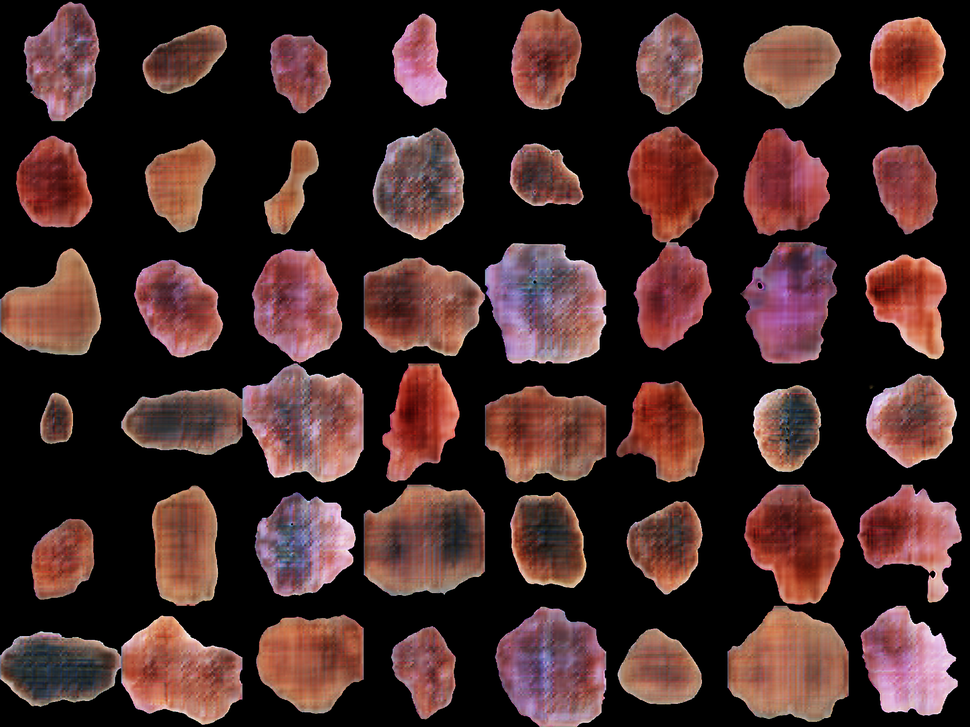
#> input picture GANoutput/data/i28.png, 970 x 727 px, shrunk from 2048 x 1536 before the run; its folder holds only this picture in this run
$ jupyter execute ganProcess.ipynb
#> lines starting #> are read from the running program, lines starting #| are printed output that depends on the picture
[cell 1]
import glob, cv2, os

[cell 2]
IMAGESIZE = 256


def cutDown(imagepath):
#> called with imagepath = 'data/i28.png'
    image = cv2.imread(imagepath)
#> image is the input picture: shape (727, 970, 3); mean B, G, R 38.6, 40.4, 65.6

    imgs = []
    for i in range(0, image.shape[0], IMAGESIZE):
        for j in range(0, image.shape[1], IMAGESIZE):
            imgs.append(image[i:i+IMAGESIZE, j:j+IMAGESIZE])
#> after the loop, imgs = 12 items
    for i, img in enumerate(imgs):
        cv2.imwrite(os.path.join('ganImages', str(i)+imagepath.split('\\')[-1] ), img)
#> this loop made 12 passes
#> pass 1, in cutDown, `cv2.imwrite(os.path.join('ganImages', str(i)+imagepath.split('\\')[-1]..`:
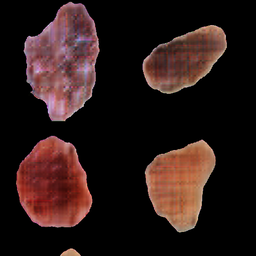
#> saved as i28.png: shape (256, 256, 3); mean B, G, R 23.2, 25.3, 42.9
#> pass 2, in cutDown, `cv2.imwrite(os.path.join('ganImages', str(i)+imagepath.split('\\')[-1]..`:
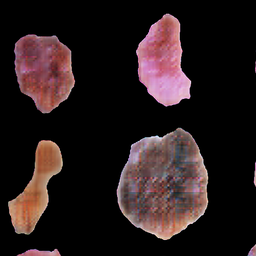
#> saved as i28.png: shape (256, 256, 3); mean B, G, R 28.4, 27.4, 40.2

$ run again, on GANoutput/data/i32.png
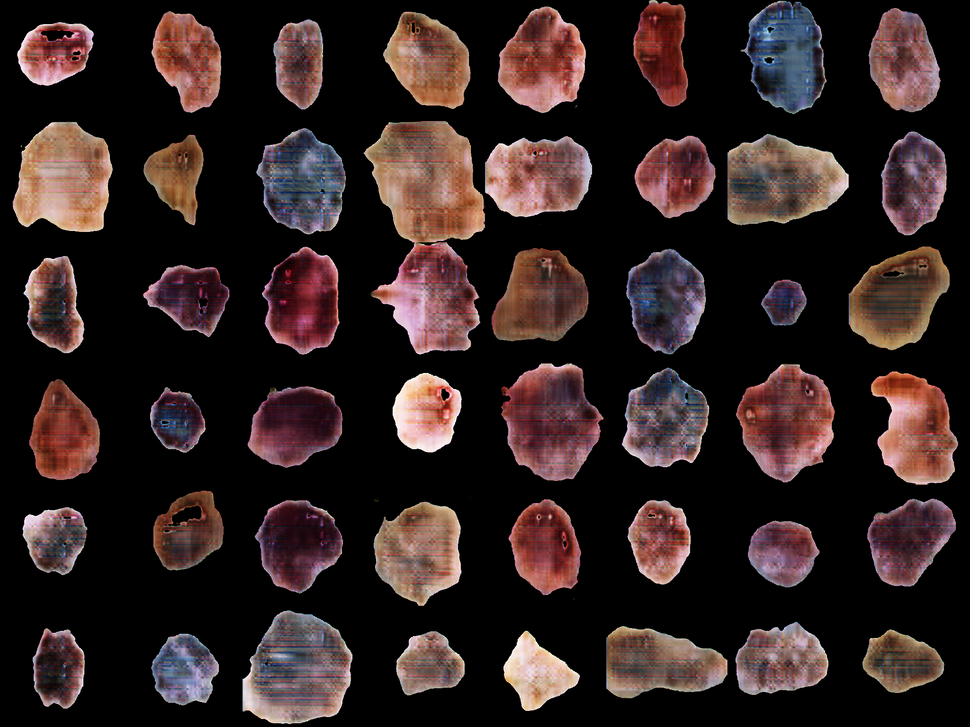
#> input picture GANoutput/data/i32.png, 970 x 727 px, shrunk from 2048 x 1536 before the run
#> in cutDown, image is the input picture: shape (727, 970, 3); mean B, G, R 33.4, 34.4, 48.6
#> after the loop in cutDown, `for i in range(0, image.shape[0], IMAGESIZE):`: imgs = 12 items
#> the loop in cutDown, `for i, img in enumerate(imgs):` made 12 passes
#> pass 1, in cutDown, `cv2.imwrite(os.path.join('ganImages', str(i)+imagepath.split('\\')[-1]..`:
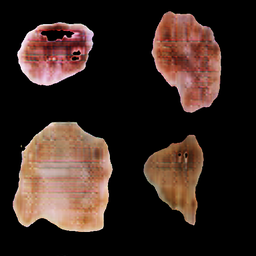
#> saved as i32.png: shape (256, 256, 3); mean B, G, R 30.7, 36.6, 52.9
#> pass 2, in cutDown, `cv2.imwrite(os.path.join('ganImages', str(i)+imagepath.split('\\')[-1]..`:
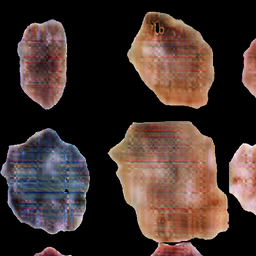
#> saved as i32.png: shape (256, 256, 3); mean B, G, R 44.3, 49, 65

$ run again, on GANoutput/data/i33.png
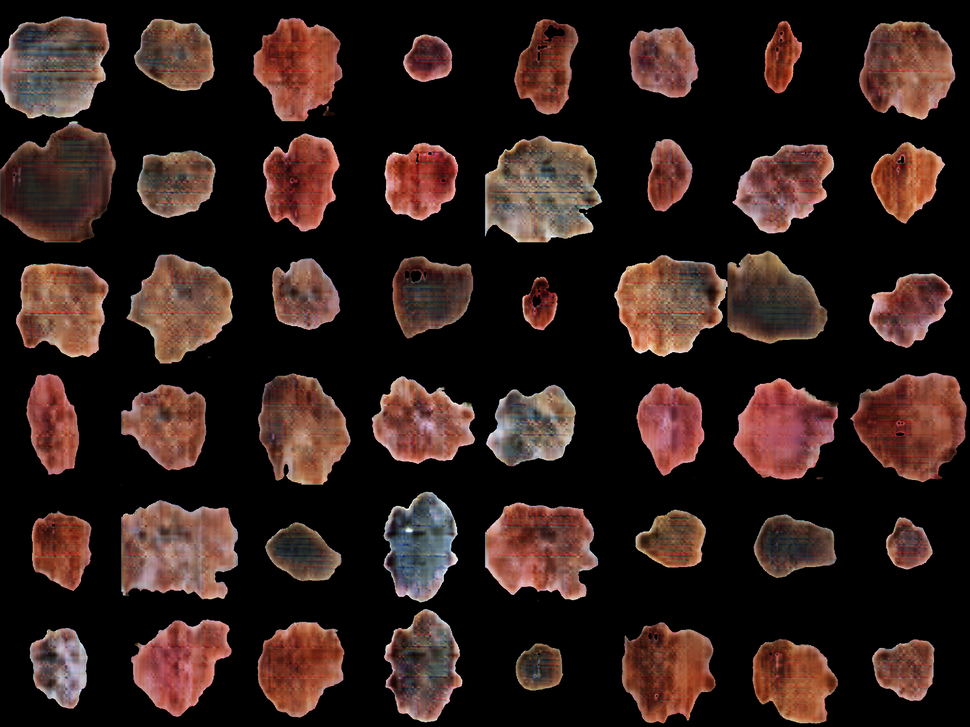
#> input picture GANoutput/data/i33.png, 970 x 727 px, shrunk from 2048 x 1536 before the run
#> in cutDown, image is the input picture: shape (727, 970, 3); mean B, G, R 26.6, 30.7, 47.9
#> after the loop in cutDown, `for i in range(0, image.shape[0], IMAGESIZE):`: imgs = 12 items
#> the loop in cutDown, `for i, img in enumerate(imgs):` made 12 passes
#> pass 1, in cutDown, `cv2.imwrite(os.path.join('ganImages', str(i)+imagepath.split('\\')[-1]..`:
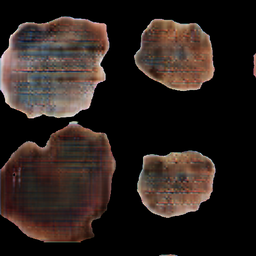
#> saved as i33.png: shape (256, 256, 3); mean B, G, R 28.5, 32.3, 42
#> pass 2, in cutDown, `cv2.imwrite(os.path.join('ganImages', str(i)+imagepath.split('\\')[-1]..`:
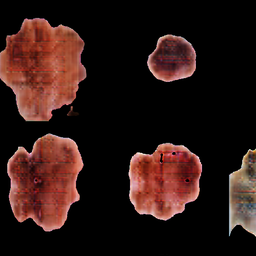
#> saved as i33.png: shape (256, 256, 3); mean B, G, R 20.2, 23.7, 45.7

$ run again, on GANoutput/data/i34.png
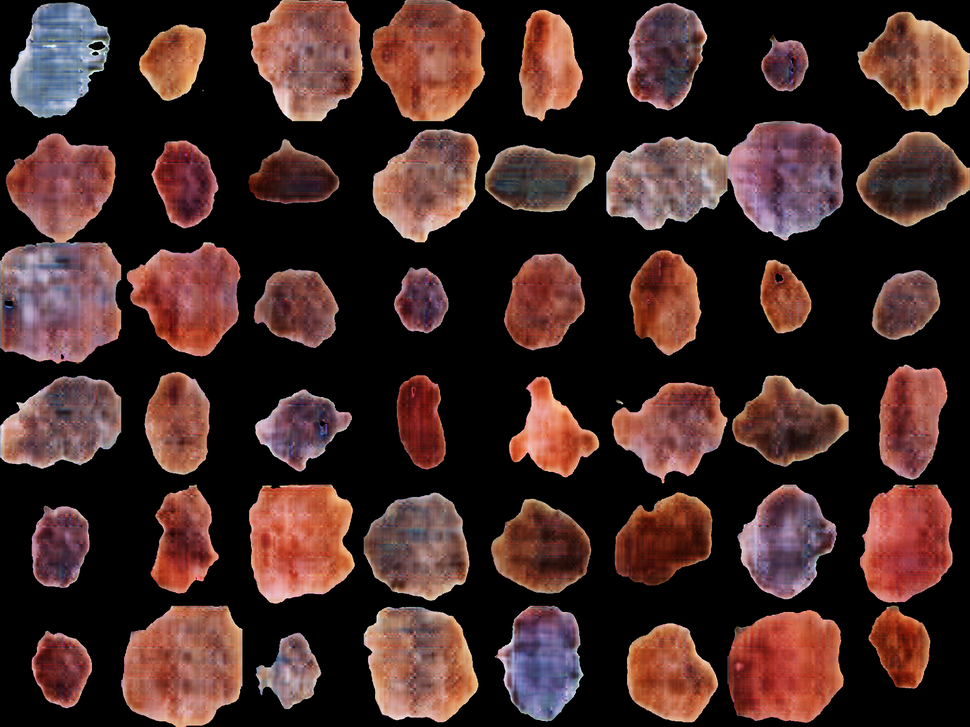
#> input picture GANoutput/data/i34.png, 970 x 727 px, shrunk from 2048 x 1536 before the run
#> in cutDown, image is the input picture: shape (727, 970, 3); mean B, G, R 38, 41.1, 66.5
#> after the loop in cutDown, `for i in range(0, image.shape[0], IMAGESIZE):`: imgs = 12 items
#> the loop in cutDown, `for i, img in enumerate(imgs):` made 12 passes
#> pass 1, in cutDown, `cv2.imwrite(os.path.join('ganImages', str(i)+imagepath.split('\\')[-1]..`:
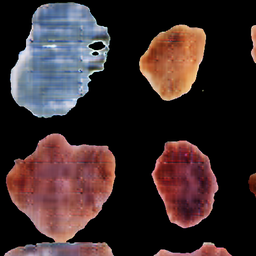
#> saved as i34.png: shape (256, 256, 3); mean B, G, R 42.2, 41, 56.6
#> pass 2, in cutDown, `cv2.imwrite(os.path.join('ganImages', str(i)+imagepath.split('\\')[-1]..`:
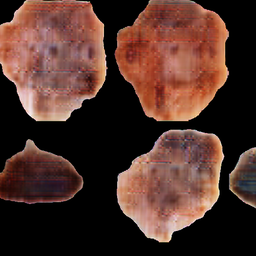
#> saved as i34.png: shape (256, 256, 3); mean B, G, R 42.4, 50.2, 80.3

$ run again, on GANoutput/data/i29.png
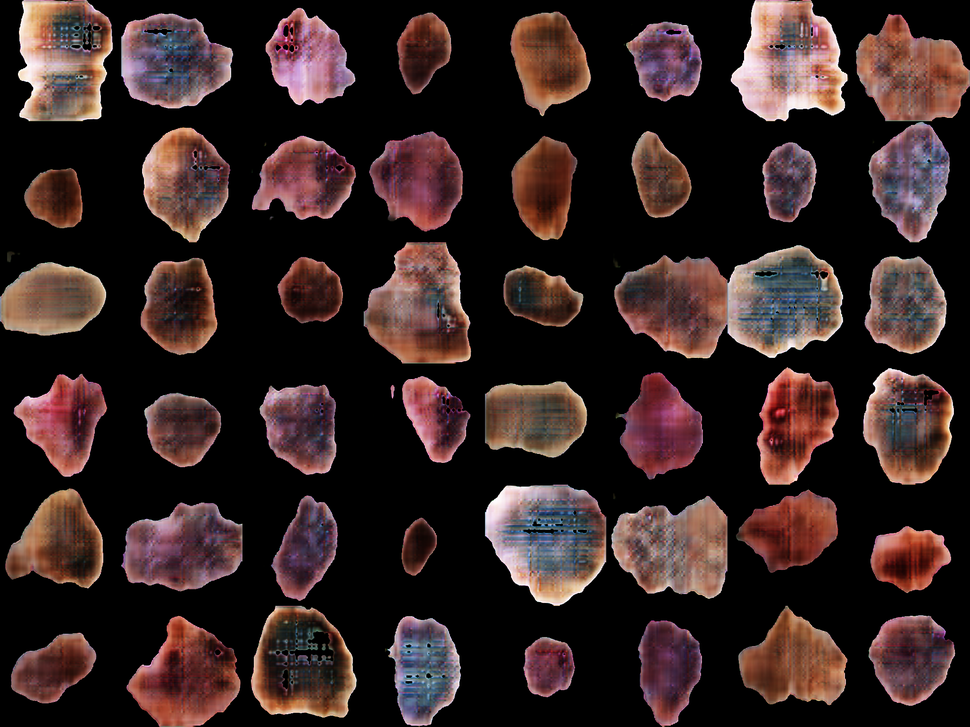
#> input picture GANoutput/data/i29.png, 970 x 727 px, shrunk from 2048 x 1536 before the run
#> in cutDown, image is the input picture: shape (727, 970, 3); mean B, G, R 35, 36.2, 52.9
#> after the loop in cutDown, `for i in range(0, image.shape[0], IMAGESIZE):`: imgs = 12 items
#> the loop in cutDown, `for i, img in enumerate(imgs):` made 12 passes
#> pass 1, in cutDown, `cv2.imwrite(os.path.join('ganImages', str(i)+imagepath.split('\\')[-1]..`:
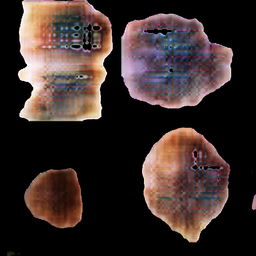
#> saved as i29.png: shape (256, 256, 3); mean B, G, R 41.6, 43.9, 57.2
#> pass 2, in cutDown, `cv2.imwrite(os.path.join('ganImages', str(i)+imagepath.split('\\')[-1]..`:
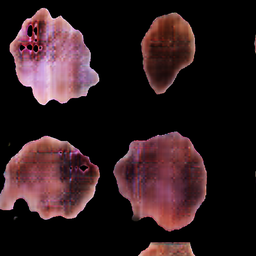
#> saved as i29.png: shape (256, 256, 3); mean B, G, R 30.1, 26.8, 45.6
